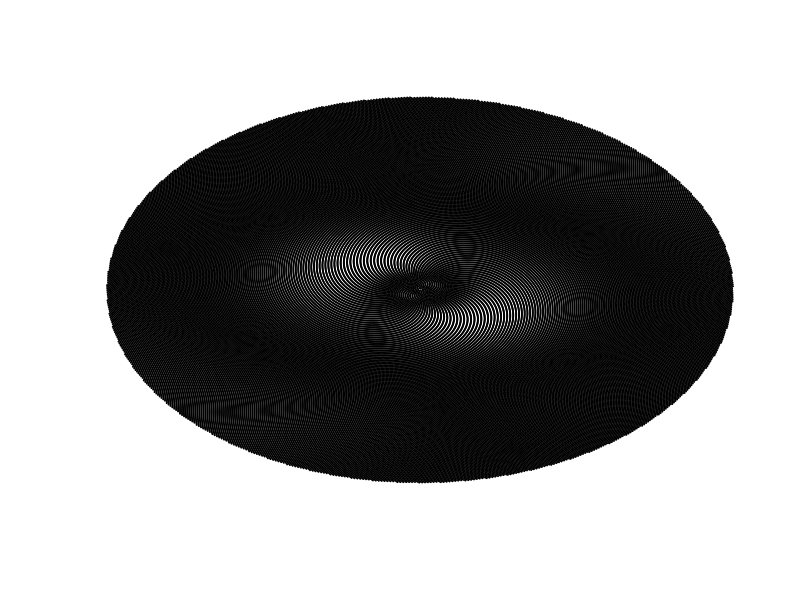

Reproduce this figure in R. (Note: this script raises an error after producing the figure.)
#Read in ggplot2 to make graphs and mgcv to find intersection of polygon and points using "in.out"

library(ggplot2)
library(mgcv)

#Read in data for polygon of house

data <- read.table("./intersection.txt", header=TRUE)

#Create a formula for phyllotaxy based on the Fibonacci angle
#The below is modified from http://stackoverflow.com/questions/26141237/how-to-create-phyllotaxis-spirals-with-r, which cites http://algorithmicbotany.org/papers/abop/abop-ch4.pdf

golden.ratio = (sqrt(5) + 1)/2
fibonacci.angle=360/(golden.ratio^2)
c=6.558
num_points=100000
num=rep(0,num_points)
x=rep(0,num_points)
y=rep(0,num_points)
t=rep(0,num_points)

for (n in 1:num_points) {
    r=c*sqrt(n)
    theta=fibonacci.angle*(n)
    num[n]=n
    x[n]=r*cos(theta)
    y[n]=r*sin(theta)
    t[n]=theta
}

plot(x,y,axes=FALSE,ann=FALSE,pch=19,cex=0.01)

#Create a dataframe with the order, x & y coordinates of points, and their angle

spiral <- as.data.frame(cbind(num,x,y,t))

#Determine which points fall within the polygons of the house to be painted
#First, create two matrices, one for the polygons and one for the points

polygons <- as.matrix(data[,6:7])
points <- as.matrix(spiral[,2:3])

#Use the in.out function to find those points within the polygons

inside <- in.out(polygons, points)

#Combine points with other phyllotaxy information

inside_points <- cbind(inside, spiral)

#Keep only points of interest in the polygons

just_inside <- subset(inside_points, inside==TRUE)

#Read in landmark data from 3,319 Passiflora leaves. For more info, see: https://github.com/DanChitwood/PassifloraLeaves

coord <- read.table("./3319_Procrustes_Leaves.txt", header=TRUE)

#Perform PCA, do project onto phyllotactic spiral and retrieve PCA scores

pca <- prcomp(coord[6:35])
pca_scores <- cbind(coord, pca$x)

#Sort datasets so that leaves are arranged top to bottom in the house by their PC1 score within the phyllotactic spiral

sort_PC1 <- pca_scores[order(-pca_scores[36]),]
sort_just_inside <- just_inside[order(-just_inside[4]),]

pca_spiral <- cbind(sort_PC1, sort_just_inside)

#Set a scale (to make leaves porpotionally smaller) and an optional angle delta to rotate leaves

s <- 0.003
delta <- 0

#Create scaled data first

pca_spiral$sx1 <- pca_spiral$x1*s
pca_spiral$sx2 <- pca_spiral$x2*s
pca_spiral$sx3 <- pca_spiral$x3*s
pca_spiral$sx4 <- pca_spiral$x4*s
pca_spiral$sx5 <- pca_spiral$x5*s
pca_spiral$sx6 <- pca_spiral$x6*s
pca_spiral$sx7 <- pca_spiral$x7*s
pca_spiral$sx8 <- pca_spiral$x8*s
pca_spiral$sx9 <- pca_spiral$x9*s
pca_spiral$sx10 <- pca_spiral$x10*s
pca_spiral$sx11 <- pca_spiral$x11*s
pca_spiral$sx12 <- pca_spiral$x12*s
pca_spiral$sx13 <- pca_spiral$x13*s
pca_spiral$sx14 <- pca_spiral$x14*s
pca_spiral$sx15 <- pca_spiral$x15*s

pca_spiral$sy1 <- pca_spiral$y1*s
pca_spiral$sy2 <- pca_spiral$y2*s
pca_spiral$sy3 <- pca_spiral$y3*s
pca_spiral$sy4 <- pca_spiral$y4*s
pca_spiral$sy5 <- pca_spiral$y5*s
pca_spiral$sy6 <- pca_spiral$y6*s
pca_spiral$sy7 <- pca_spiral$y7*s
pca_spiral$sy8 <- pca_spiral$y8*s
pca_spiral$sy9 <- pca_spiral$y9*s
pca_spiral$sy10 <- pca_spiral$y10*s
pca_spiral$sy11 <- pca_spiral$y11*s
pca_spiral$sy12 <- pca_spiral$y12*s
pca_spiral$sy13 <- pca_spiral$y13*s
pca_spiral$sy14 <- pca_spiral$y14*s
pca_spiral$sy15 <- pca_spiral$y15*s

#Using scaled data, create leaves that are rotated and translated to the correct part of the phyllotactic spiral

pca_spiral$nx1 <- (pca_spiral$sx1*cos(pca_spiral$t+delta) - pca_spiral$sy1*sin(pca_spiral$t+delta)) + pca_spiral$x 
pca_spiral$nx2 <- (pca_spiral$sx2*cos(pca_spiral$t+delta) - pca_spiral$sy2*sin(pca_spiral$t+delta)) + pca_spiral$x 
pca_spiral$nx3 <- (pca_spiral$sx3*cos(pca_spiral$t+delta) - pca_spiral$sy3*sin(pca_spiral$t+delta)) + pca_spiral$x 
pca_spiral$nx4 <- (pca_spiral$sx4*cos(pca_spiral$t+delta) - pca_spiral$sy4*sin(pca_spiral$t+delta)) + pca_spiral$x 
pca_spiral$nx5 <- (pca_spiral$sx5*cos(pca_spiral$t+delta) - pca_spiral$sy5*sin(pca_spiral$t+delta)) + pca_spiral$x 
pca_spiral$nx6 <- (pca_spiral$sx6*cos(pca_spiral$t+delta) - pca_spiral$sy6*sin(pca_spiral$t+delta)) + pca_spiral$x 
pca_spiral$nx7 <- (pca_spiral$sx7*cos(pca_spiral$t+delta) - pca_spiral$sy7*sin(pca_spiral$t+delta)) + pca_spiral$x 
pca_spiral$nx8 <- (pca_spiral$sx8*cos(pca_spiral$t+delta) - pca_spiral$sy8*sin(pca_spiral$t+delta)) + pca_spiral$x 
pca_spiral$nx9 <- (pca_spiral$sx9*cos(pca_spiral$t+delta) - pca_spiral$sy9*sin(pca_spiral$t+delta)) + pca_spiral$x 
pca_spiral$nx10 <- (pca_spiral$sx10*cos(pca_spiral$t+delta) - pca_spiral$sy10*sin(pca_spiral$t+delta)) + pca_spiral$x 
pca_spiral$nx11 <- (pca_spiral$sx11*cos(pca_spiral$t+delta) - pca_spiral$sy11*sin(pca_spiral$t+delta)) + pca_spiral$x 
pca_spiral$nx12 <- (pca_spiral$sx12*cos(pca_spiral$t+delta) - pca_spiral$sy12*sin(pca_spiral$t+delta)) + pca_spiral$x 
pca_spiral$nx13 <- (pca_spiral$sx13*cos(pca_spiral$t+delta) - pca_spiral$sy13*sin(pca_spiral$t+delta)) + pca_spiral$x 
pca_spiral$nx14 <- (pca_spiral$sx14*cos(pca_spiral$t+delta) - pca_spiral$sy14*sin(pca_spiral$t+delta)) + pca_spiral$x 
pca_spiral$nx15 <- (pca_spiral$sx15*cos(pca_spiral$t+delta) - pca_spiral$sy15*sin(pca_spiral$t+delta)) + pca_spiral$x 

pca_spiral$ny1 <- (pca_spiral$sy1*cos(pca_spiral$t+delta) + pca_spiral$sx1*sin(pca_spiral$t+delta)) + pca_spiral$y 
pca_spiral$ny2 <- (pca_spiral$sy2*cos(pca_spiral$t+delta) + pca_spiral$sx2*sin(pca_spiral$t+delta)) + pca_spiral$y 
pca_spiral$ny3 <- (pca_spiral$sy3*cos(pca_spiral$t+delta) + pca_spiral$sx3*sin(pca_spiral$t+delta)) + pca_spiral$y 
pca_spiral$ny4 <- (pca_spiral$sy4*cos(pca_spiral$t+delta) + pca_spiral$sx4*sin(pca_spiral$t+delta)) + pca_spiral$y 
pca_spiral$ny5 <- (pca_spiral$sy5*cos(pca_spiral$t+delta) + pca_spiral$sx5*sin(pca_spiral$t+delta)) + pca_spiral$y 
pca_spiral$ny6 <- (pca_spiral$sy6*cos(pca_spiral$t+delta) + pca_spiral$sx6*sin(pca_spiral$t+delta)) + pca_spiral$y 
pca_spiral$ny7 <- (pca_spiral$sy7*cos(pca_spiral$t+delta) + pca_spiral$sx7*sin(pca_spiral$t+delta)) + pca_spiral$y 
pca_spiral$ny8 <- (pca_spiral$sy8*cos(pca_spiral$t+delta) + pca_spiral$sx8*sin(pca_spiral$t+delta)) + pca_spiral$y 
pca_spiral$ny9 <- (pca_spiral$sy9*cos(pca_spiral$t+delta) + pca_spiral$sx9*sin(pca_spiral$t+delta)) + pca_spiral$y 
pca_spiral$ny10 <- (pca_spiral$sy10*cos(pca_spiral$t+delta) + pca_spiral$sx10*sin(pca_spiral$t+delta)) + pca_spiral$y 
pca_spiral$ny11 <- (pca_spiral$sy11*cos(pca_spiral$t+delta) + pca_spiral$sx11*sin(pca_spiral$t+delta)) + pca_spiral$y 
pca_spiral$ny12 <- (pca_spiral$sy12*cos(pca_spiral$t+delta) + pca_spiral$sx12*sin(pca_spiral$t+delta)) + pca_spiral$y 
pca_spiral$ny13 <- (pca_spiral$sy13*cos(pca_spiral$t+delta) + pca_spiral$sx13*sin(pca_spiral$t+delta)) + pca_spiral$y 
pca_spiral$ny14 <- (pca_spiral$sy14*cos(pca_spiral$t+delta) + pca_spiral$sx14*sin(pca_spiral$t+delta)) + pca_spiral$y 
pca_spiral$ny15 <- (pca_spiral$sy15*cos(pca_spiral$t+delta) + pca_spiral$sx15*sin(pca_spiral$t+delta)) + pca_spiral$y 

#Visualize!!! Using geom_segment()

size=0.1

p <- ggplot()
p + geom_segment(data=pca_spiral, aes(x=nx1, y=ny1, xend=nx7, yend=ny7), size=size) +
geom_segment(data=pca_spiral, aes(x=nx7, y=ny7, xend=nx8, yend=ny8), size=size) +
geom_segment(data=pca_spiral, aes(x=nx8, y=ny8, xend=nx9, yend=ny9), size=size) +
geom_segment(data=pca_spiral, aes(x=nx9, y=ny9, xend=nx10, yend=ny10), size=size) +
geom_segment(data=pca_spiral, aes(x=nx10, y=ny10, xend=nx11, yend=ny11), size=size) +
geom_segment(data=pca_spiral, aes(x=nx11, y=ny11, xend=nx12, yend=ny12), size=size) +
geom_segment(data=pca_spiral, aes(x=nx12, y=ny12, xend=nx13, yend=ny13), size=size) +
geom_segment(data=pca_spiral, aes(x=nx13, y=ny13, xend=nx14, yend=ny14), size=size) +
geom_segment(data=pca_spiral, aes(x=nx14, y=ny14, xend=nx15, yend=ny15), size=size) + 
geom_segment(data=pca_spiral, aes(x=nx15, y=ny15, xend=nx6, yend=ny6), size=size) + 
geom_segment(data=pca_spiral, aes(x=nx6, y=ny6, xend=nx1, yend=ny1), size=size) + 
geom_polygon(data=data, aes(x=new_x, y=new_y), colour="black", fill="#00000000") + coord_fixed() + 
theme(axis.line=element_blank(),
      axis.text.x=element_blank(),
      axis.text.y=element_blank(),
      axis.ticks=element_blank(),
      axis.title.x=element_blank(),
      axis.title.y=element_blank(),
      legend.position="none",
      panel.background=element_blank(),
      panel.border=element_blank(),
      panel.grid.major=element_blank(),
      panel.grid.minor=element_blank(),
      plot.background=element_blank())


